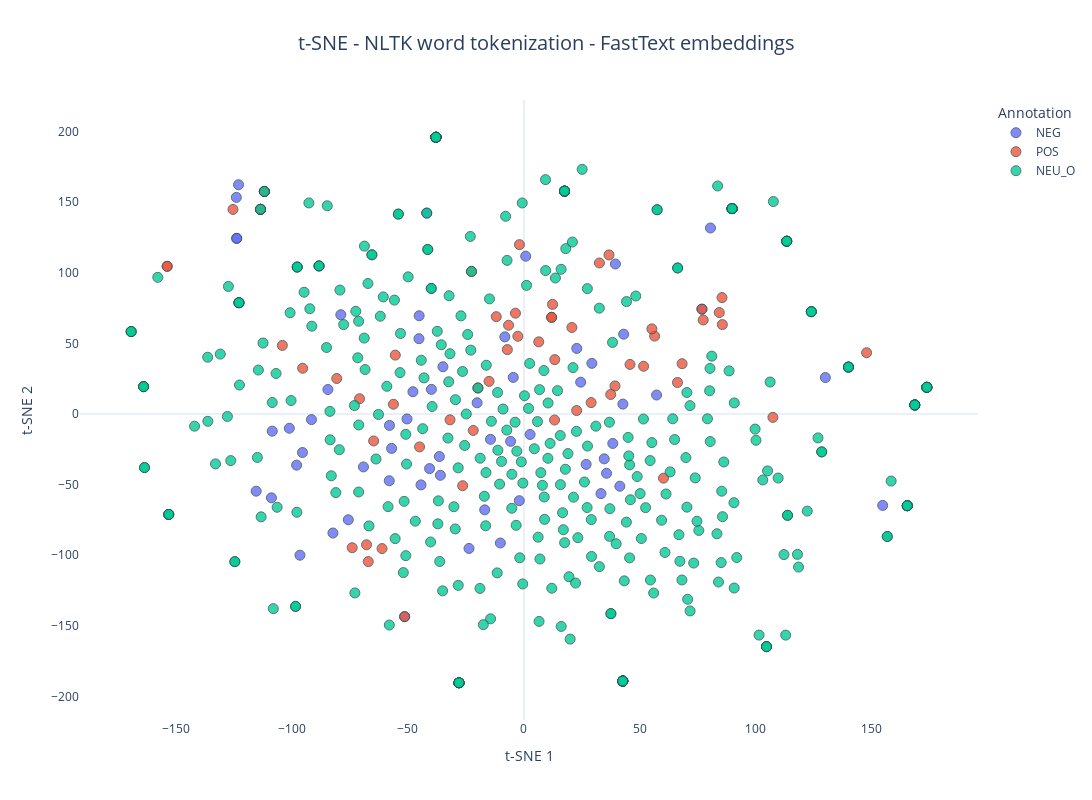

The code cell stored with this chart in its notebook:
### Code cell
fig = px.scatter(
    x=vectors_fasttext_embedded[:, 0],
    y=vectors_fasttext_embedded[:, 1],
    color=annotations_fasttext_combine,
    hover_data={"word": words_used_fasttext, "annotation": annotations_fasttext},
    title="t-SNE - NLTK word tokenization - FastText embeddings",
    labels={"color": "Annotation", "x": "t-SNE 1", "y": "t-SNE 2"},
    color_continuous_scale=px.colors.sequential.Viridis,
    template="plotly_white",
)

fig.update_traces(
    marker=dict(size=10, opacity=0.8, line=dict(width=1, color="DarkSlateGrey"))
)
fig.update_layout(
    title_font_size=20,
    title_x=0.5,
    xaxis=dict(showgrid=False),
    yaxis=dict(showgrid=False),
    coloraxis_colorbar=dict(title="Annotation"),
    legend_title_text="Annotation",
    width=1100,
    height=800,
)

fig.show()

### Figure 1 — Plotly figure (JSON) as saved in the notebook; plotly's stock layout.template omitted (floating-point values rounded to 4 significant figures; data arrays with more than 128 entries replaced by an {"elided": "..."} marker saying what was removed)
{"data": [{"customdata": {"elided": "72x2 str values"}, "hovertemplate": "Annotation=NEG<br>t-SNE 1=%{x}<br>t-SNE 2=%{y}<br>word=%{customdata[0]}<br>annotation=%{customdata[1]}<extra></extra>", "legendgroup": "NEG", "marker": {"color": "#636efa", "line": {"color": "DarkSlateGrey", "width": 1}, "opacity": 0.8, "size": 10, "symbol": "circle"}, "mode": "markers", "name": "NEG", "orientation": "v", "showlegend": true, "type": "scatter", "x": [-5.755, -108.5, -75.73, -124.0, 43.0, 38.31, -23.68, 26.81, 165.3, 41.36, -47.86, -111.9, -36.47, 33.21, -111.9, 17.5, -8.236, -101.1, -111.9, -57.97, 57.18, 2.651, -91.61, -113.6, 0.7611, -84.52, 42.66, -113.6, -36.03, -123.8, -40.67, -69.19, -44.38, -50.41, 35.61, -123.0, -16.91, 129.9, -82.35, -108.9, -57.05, -34.92, -45.17, 154.7, -58.06, -113.6, 39.43, -78.96, 24.46, 29.3, -98.01, -95.49, -123.8, 76.75, -45.26, -20.19, -39.9, -51.44, -14.42, 165.3, -1.998, 34.61, 22.77, -41.9, -111.9, -115.4, -4.616, 42.6, -10.17, 139.9, 80.42, -96.58], "xaxis": "x", "y": [-19.39, -12.16, -74.9, 153.3, 56.47, -20.89, -95.2, -35.7, -64.95, -51.13, 15.72, 157.5, -30.14, -56.38, 157.5, 157.7, 54.57, -10.12, 157.5, -8.09, 13.4, -14.5, -4.007, 144.9, 111.7, 17.3, 6.966, 144.9, -43.44, 124.3, -38.69, -37.51, -50.21, -3.532, -41.99, 162.2, -67.89, 25.75, -84.28, -59.38, -24.4, 33.39, 69.5, -64.72, -47.27, 144.9, 106.1, 70.23, 22.5, 35.8, -36.24, -27.3, 124.3, 74.18, 53.26, 7.883, 17.4, -143.5, -17.96, -64.95, -61.38, -31.79, 46.39, 142.2, 157.5, -54.66, 25.87, -189.1, -91.36, 33.19, 131.6, -99.99], "yaxis": "y"}, {"customdata": [["nie", "POS"], ["mam", "POS"], ["żadnych", "POS"], ["zastrzeżeń", "POS"], ["polecam", "POS"], ["solidny", "POS"], ["świetnie", "POS"], ["ładne", "POS"], ["dobrze", "POS"], ["fajnie", "POS"], ["wysoki", "POS"], ["stabilny", "POS"], ["de", "POS"], ["best", "POS"], ["ok", "POS"], ["nie", "POS"], ["problem", "POS"], ["polecam", "POS"], ["zmieli", "POS"], ["wszystko", "POS"], ["poleca", "POS"], ["pozdrawiam", "POS"], ["pasuje", "POS"], ["IDEALNIE", "POS"], ["wpasowuje", "POS"], ["się", "POS"], ["bez", "POS"], ["obaw", "POS"], ["wchodzi", "POS"], ["idealnie", "POS"], ["trwałe", "POS"], ["każdy", "POS"], ["sobie", "POS"], ["z", "POS"], ["tym", "POS"], ["poradzi", "POS"], ["lepszy", "POS"], ["warto", "POS"], ["lżejszy", "POS"], ["warto", "POS"], ["pobawić", "POS"], ["zawiera", "POS"], ["wszystko", "POS"], ["czego", "POS"], ["potrzeba", "POS"], ["bez", "POS"], ["problemu", "POS"], ["swobodnie", "POS"], ["nie", "POS"], ["przegrzewa", "POS"], ["Polecam", "POS"], ["Super", "POS"], ["dobra", "POS"], ["jakość", "POS"], ["wykonania", "POS"], ["super", "POS"], ["pasuje", "POS"], ["super", "POS"], ["Solidny", "POS"], ["polecam", "POS"]], "hovertemplate": "Annotation=POS<br>t-SNE 1=%{x}<br>t-SNE 2=%{y}<br>word=%{customdata[0]}<br>annotation=%{customdata[1]}<extra></extra>", "legendgroup": "POS", "marker": {"color": "#EF553B", "line": {"color": "DarkSlateGrey", "width": 1}, "opacity": 0.8, "size": 10, "symbol": "circle"}, "mode": "markers", "name": "POS", "orientation": "v", "showlegend": true, "type": "scatter", "x": [-125.4, -1.924, -80.7, 22.72, 76.75, -67.87, -6.628, 68.18, -11.93, -3.655, -67.13, -61.18, 147.7, 20.67, 107.3, -111.9, 39.26, 77.3, -56.27, -19.84, 85.39, 13.2, 56.34, -7.157, 6.386, -37.95, -153.8, 28.97, -45.0, -2.628, 66.21, -104.2, -22.63, -153.1, -164.0, -21.86, 45.73, 32.54, 51.59, 36.67, 13.31, -64.79, -15.03, -95.4, -70.88, -153.8, 37.42, -31.88, -113.6, -26.42, 85.53, 12.35, -55.46, -51.44, 60.17, 11.93, 55.16, 11.93, -74.05, 84.21], "xaxis": "x", "y": [144.8, 119.8, 25.09, 2.409, 74.18, -92.61, 62.79, 35.57, 68.86, 71.33, -104.5, -95.29, 43.32, 61.19, -2.433, 157.5, 19.81, 66.51, 6.888, 18.39, 82.35, -4.309, 55.09, 45.54, 51.02, 195.8, 104.5, 8.037, -23.33, 54.98, 22.26, 48.52, 100.9, -71.14, 19.32, -11.68, 35.06, 106.9, 33.75, 112.5, 38.47, -19.11, 23.07, 32.34, 10.73, 104.5, 13.78, -4.166, 144.9, -50.81, 63.23, 77.56, 41.64, -143.5, -45.45, 68.4, 60.2, 68.4, -94.69, 71.76], "yaxis": "y"}, {"customdata": {"elided": "386x2 str values"}, "hovertemplate": "Annotation=NEU_O<br>t-SNE 1=%{x}<br>t-SNE 2=%{y}<br>word=%{customdata[0]}<br>annotation=%{customdata[1]}<extra></extra>", "legendgroup": "NEU_O", "marker": {"color": "#00cc96", "line": {"color": "DarkSlateGrey", "width": 1}, "opacity": 0.8, "size": 10, "symbol": "circle"}, "mode": "markers", "name": "NEU_O", "orientation": "v", "showlegend": true, "type": "scatter", "x": {"elided": "386 float values"}, "xaxis": "x", "y": {"elided": "386 float values"}, "yaxis": "y"}], "layout": {"coloraxis": {"colorbar": {"title": {"text": "Annotation"}}}, "height": 800, "legend": {"title": {"text": "Annotation"}, "tracegroupgap": 0}, "title": {"font": {"size": 20}, "text": "t-SNE - NLTK word tokenization - FastText embeddings", "x": 0.5}, "width": 1100, "xaxis": {"anchor": "y", "autorange": true, "domain": [0, 1], "range": [-191.4, 195.7], "showgrid": false, "title": {"text": "t-SNE 1"}, "type": "linear"}, "yaxis": {"anchor": "x", "autorange": true, "domain": [0, 1], "range": [-216.6, 222.2], "showgrid": false, "title": {"text": "t-SNE 2"}, "type": "linear"}}}
